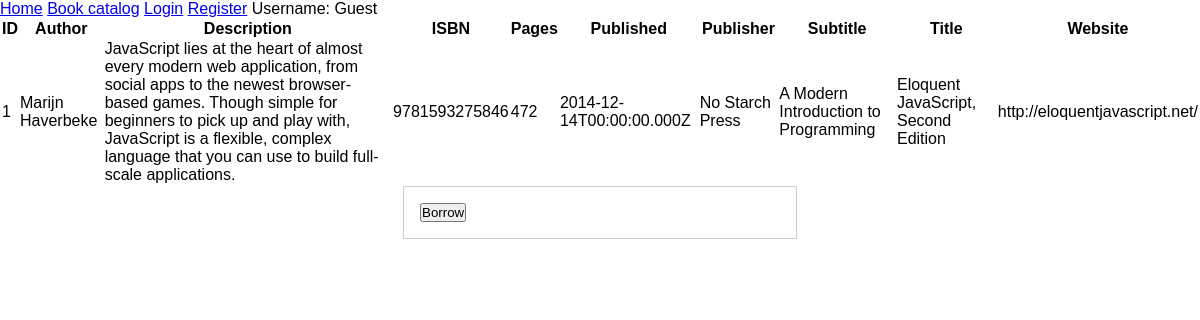
The app's page /catalog/books/1, older data.
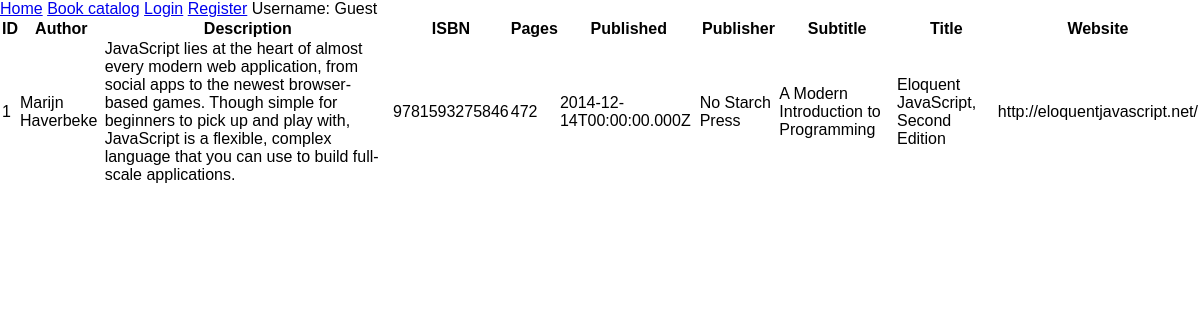
The same page, newer data.
### db_models.py (models this page shows, shortened)
class Book(Base):
    __tablename__ = 'books'
    id = Column(Integer, primary_key=True)
    author = Column(String(255))
    description = Column(String(1000))
    isbn = Column(Integer)
    pages = Column(Integer)
    published = Column(String(10))
    publisher = Column(String(255))
    subtitle = Column(String(255))
    title = Column(String(255))
    website = Column(String(255))
    user_id = Column(Integer, ForeignKey('users.id'))
    user_ref = relationship('User', back_populates='book_ref')

### routes.py (the view)
@app.route('/catalog/books/<int:book_id>')
def book(book_id):
    db_session = get_session()
    mybook = db_session.query(Book).filter(Book.id == book_id).one()
    context = get_default_context()
    context['book'] = mybook
    return render_template('book.html', **context)

### routes.py (called while the page is built)
def get_default_context():
    permission_lvl = get_user_auth_lvl()
    context = {'permission_lvl': permission_lvl,
               'user_id': get_user_id(),
               'username': get_username()}
    return context

def get_username():
    if session:
        return session['username']
    return None

def get_user_id():
    if not session:
        return None
    db_session = get_session()
    user_data = db_session.query(User) \
                .filter(User.username == session['username']) \
                .one()
    return user_data.id

def get_user_auth_lvl():
    if not session:
        return 3
    db_session = get_session()
    user_data = db_session.query(User) \
                .filter(User.username == session['username']) \
                .one()
    return user_data.permission_lvl

def get_session(echo=True):
    engine = create_engine('sqlite:///db/database.db', echo=echo)
    db_session = sessionmaker(bind=engine)
    return db_session()

### templates/book.html (shortened to what this page needs)
{% extends 'layout.html' %}
{% block content %}
  <table>
    <tr>
      <th>ID</th>
      <th>Author</th>
      <th>Description</th>
      <th>ISBN</th>
      <th>Pages</th>
      <th>Published</th>
      <th>Publisher</th>
      <th>Subtitle</th>
      <th>Title</th>
      <th>Website</th>
    </tr>
    <tr>
      <td>{{ book['id'] }}</td>
      <td>{{ book['author'] }}</td>
      <td>{{ book['description'] }}</td>
      <td>{{ book['isbn'] }}</td>
      <td>{{ book['pages'] }}</td>
      <td>{{ book['published'] }}</td>
      <td>{{ book['publisher'] }}</td>
      <td>{{ book['subtitle'] }}</td>
      <td>{{ book['title'] }}</td>
      <td>{{ book['website'] }}</td>
    </tr>
  </table>
  {% if book['user_id'] == None %}
  <form action="/catalog/books/borrow" method="POST">
    <button name="borrow_book_id" type="submit" value="{{ book['id'] }}">Borrow</button>
  </form>
  {% elif book['user_id'] == user_id %}
  <form action="/catalog/books/return" method="POST">
    <button name="return_book_id" type="submit" value="{{ book['id'] }}">Return</button>
  </form>
  {% endif %}
{% endblock %}

### templates/layout.html (shortened to what this page needs)
<!DOCTYPE html>
<html lang="en">
<head>
  <link href="/static/style.css" rel="stylesheet" type="text/css" />
</head>
<body>
  <nav>
    <a href="/">Home</a>
    <a href="/catalog/books">Book catalog</a>
    {% if not username %}
    <a href="/login">Login</a>
    <a href="/register">Register</a>
    {% endif %}
    {% if not username %}
      Username: Guest
    {% else %}
      Username: {{ username }}
    {% endif %}
  </nav>
  {% block content %}
  {% endblock %}
</body>
</html>

### static/style.css (style rules this page uses)
* { margin: 0; padding: 0; }
* { font-family: sans-serif; }

Row changes from the older to the newer data that the page shows:
changed Book "Marijn Haverbeke": user_id empty → 2 (drawn)
Text that changed along with them:
text no longer shown: "Borrow"
